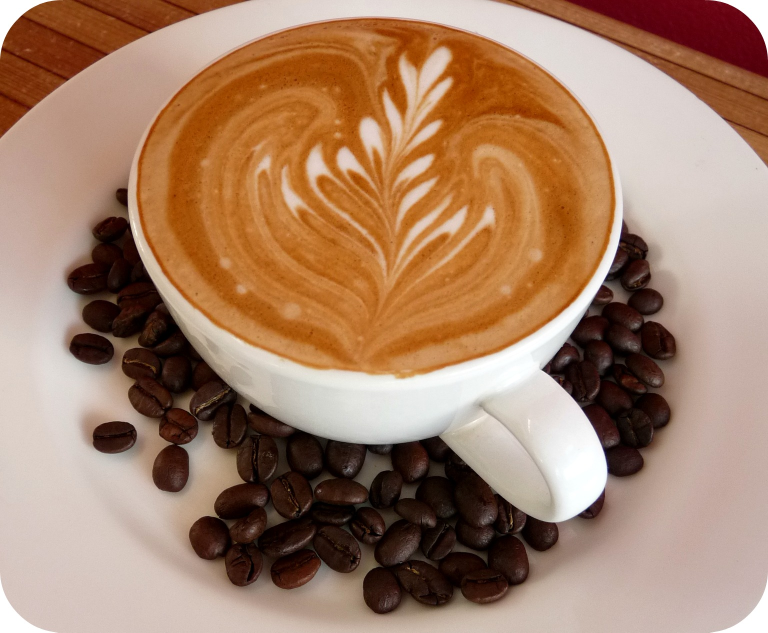
#> input picture trying_notes/visualization/coffee.jpg, 1536 x 1265 px (shown at 1/2 size)
$ jupyter execute --allow-errors BasicMatplotlib_LiveDemo20140616.ipynb   (shell and % lines are left out)   (Python 2 division)
#> lines starting #> are read from the running program, lines starting #| are printed output that depends on the picture
[cell 1]
import matplotlib.pylab as pylab
pylab.rcParams['figure.figsize'] = 16, 12
pylab.ion()

# Basic Matplotlib Skills

## If you are using Ipython Notebook ...

# Import Matplotlib Modules

[cell 2]
import matplotlib.pyplot as plt

## But sometimes, you would see ...

[cell 3]
import matplotlib.pylab as pylab

# Hello Matplotlib!

[cell 4]
import numpy as np

x = np.linspace(0, 5, 10)
y = x ** 2

fig = pylab.figure()
line = pylab.plot(x, y, 'r')
pylab.xlabel('x')
pylab.ylabel('y')
pylab.title('title')
pylab.show()

[cell 5]
pylab.plot(x, y, 'r')

# Looking Insight fig...

[cell 6]
print fig.get_axes()

## Setting New Title ...

[cell 7]
fig.get_axes()[0].set_title('new title')

# Looking Insight line...

[cell 8]
print line

## Get data from line object ...

[cell 9]
line[0].get_xydata()

## Updating New Data ...

[cell 10]
line[0].set_data(x,x**3)
pylab.show()

## Live demo ...

### [(must turn on the interaction mode of matplotlib)](http://stackoverflow.com/questions/9753885/pylab-matplotlib-show-waits-until-window-closes)

[cell 11]
pylab.ion()

###  ... feel free to play with line object ...

# API of fig & axes ...

[cell 12]
fig = plt.figure()

axes1 = fig.add_axes([0.1, 0.1, 0.8, 0.8]) # main axes
axes2 = fig.add_axes([0.2, 0.5, 0.4, 0.3]) # inset axes

# main figure
axes1.plot(x, y, 'r')
axes1.set_xlabel('x')
axes1.set_ylabel('y')
axes1.set_title('title')

# insert
axes2.plot(y, x, 'g')
axes2.set_xlabel('y')
axes2.set_ylabel('x')
axes2.set_title('insert title');

[cell 13]
a1,a2 =  tuple(fig.get_axes())
a1,a2

# Two lines in one plot ....

[cell 14]
fig, ax = plt.subplots()

line1 = ax.plot(x, x**2, label=r"$y = \alpha^2$")
line2 = ax.plot(x, x**3, label=r"$y = \alpha^3$")
ax.set_xlabel(r'$\alpha$', fontsize=18)
ax.set_ylabel(r'$y$', fontsize=18)
ax.set_title('title')
ax.grid(True)
ax.legend(loc=3); # upper left corner

## Get data from line objects ...

[cell 15]
line1[0].get_xydata()

[cell 16]
line2[0].get_xydata()

# Subplot ...

[cell 17]
fig, axes = plt.subplots(3, 4, figsize=(10,4))

axes

[cell 18]
fig, axes = plt.subplots(1, 2, figsize=(10,4))

lines1 = axes[0].plot(x, x**2, x, np.exp(x))
axes[0].set_title("Normal scale")

line2 = axes[1].plot(x, x**2, x, np.exp(x))
axes[1].set_yscale("log")
axes[1].set_title("Logarithmic scale (y)");

# Looking Insight axes & lines ...

[cell 19]
axes

[cell 20]
line1

## Get data from line objects ...

[cell 21]
np.r_[map(lambda xx:xx.get_xydata(),line1)]

[cell 22]
np.r_[map(lambda xx:xx.get_xydata(),line2)]

# Plot with pandas ...

[cell 23]
from pandas.io.data import DataReader
#> (the rest of this cell did not finish here and is left out)

#> (a cell that did not finish here is left out)

# Sublot with pandas (with axes) ...

[cell 25]
import datetime,time
#> (the rest of this cell did not finish here and is left out)

# Layout of Subplot ...

[cell 26]
fig, ax = plt.subplots(2, 3)
fig.tight_layout()

[cell 27]
fig = plt.figure()
ax1 = plt.subplot2grid((3,3), (0,0), colspan=3)
ax2 = plt.subplot2grid((3,3), (1,0), colspan=2)
ax3 = plt.subplot2grid((3,3), (1,2), rowspan=2)
ax4 = plt.subplot2grid((3,3), (2,0))
ax5 = plt.subplot2grid((3,3), (2,1))
fig.tight_layout()

## Using GridSpec ...

[cell 28]
import matplotlib.gridspec as gridspec
fig = plt.figure()

gs = gridspec.GridSpec(2, 3, height_ratios=[2,1], width_ratios=[1,2,1])
for g in gs:
    ax = fig.add_subplot(g)

fig.tight_layout()

## Mixture Gaussian Apllication ...

[cell 29]
import numpy as np
import matplotlib.pyplot as plt
from matplotlib.ticker import NullFormatter

# the random data
x1 = np.random.randn(1000)
y1 = np.random.randn(1000)

x2 = np.random.randn(1000)
y2 = np.random.randn(1000) + 5

x = np.r_[x1,x2]
y = np.r_[y1,y2]

nullfmt   = NullFormatter()         # no labels

# definitions for the axes
left, width = 0.1, 0.65
bottom, height = 0.1, 0.65
bottom_h = left_h = left+width+0.02

rect_scatter = [left, bottom, width, height]
rect_histx = [left, bottom_h, width, 0.2]
rect_histy = [left_h, bottom, 0.2, height]

# start with a rectangular Figure
plt.figure(1, figsize=(8,8))

axScatter = plt.axes(rect_scatter)
axHistx = plt.axes(rect_histx)
axHisty = plt.axes(rect_histy)

# no labels
axHistx.xaxis.set_major_formatter(nullfmt)
axHisty.yaxis.set_major_formatter(nullfmt)

# the scatter plot:
axScatter.scatter(x, y)

# now determine nice limits by hand:
binwidth = 0.25
xymax = np.max( [np.max(np.fabs(x)), np.max(np.fabs(y))] )
lim = ( int(xymax/binwidth) + 1) * binwidth

axScatter.set_xlim( (-lim, lim) )
axScatter.set_ylim( (-lim, lim) )

bins = np.arange(-lim, lim + binwidth, binwidth)
axHistx.hist(x, bins=bins)
axHisty.hist(y, bins=bins, orientation='horizontal')

axHistx.set_xlim( axScatter.get_xlim() )
axHisty.set_ylim( axScatter.get_ylim() )

plt.show()

# 3D plot ...

[cell 30]
alpha = 0.7
phi_ext = 2 * np.pi * 0.5

def flux_qubit_potential(phi_m, phi_p):
    return 2 + alpha - 2 * np.cos(phi_p)*np.cos(phi_m) - alpha * np.cos(phi_ext - 2*phi_p)

## Preparing Data

[cell 31]
phi_m = np.linspace(0, 2*np.pi, 100)
phi_p = np.linspace(0, 2*np.pi, 100)
X,Y = np.meshgrid(phi_p, phi_m)
Z = flux_qubit_potential(X, Y).T

# pcolor ...

[cell 32]
import matplotlib.cm as cm
fig, ax = plt.subplots()

p = ax.pcolor(X/(2*np.pi), Y/(2*np.pi), Z, cmap=cm.RdBu, vmin=np.abs(Z).min(), vmax=np.abs(Z).max())
cb = fig.colorbar(p, ax=ax)
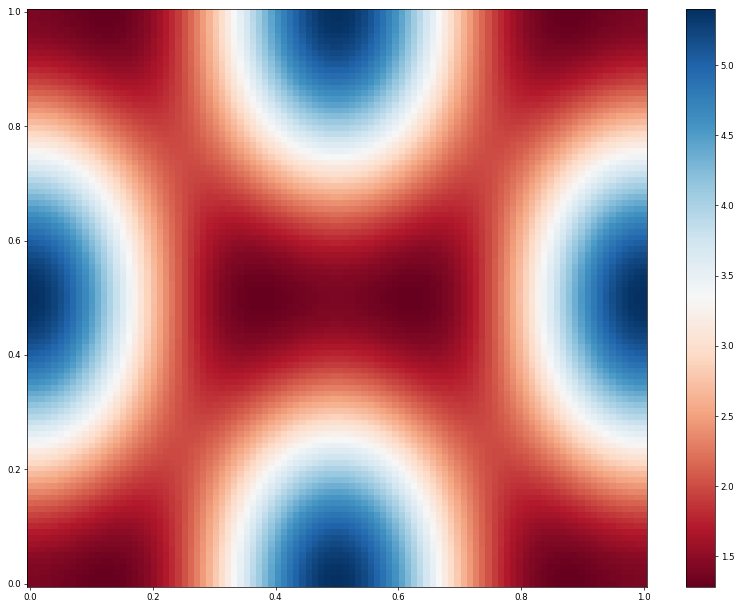
#> figure drawn by matplotlib, 2 panels

# contour ...

[cell 33]
fig, ax = plt.subplots()

cnt = plt.contour(Z, cmap=cm.RdBu, vmin=abs(Z).min(), vmax=abs(Z).max(), extent=[0, 1, 0, 1])
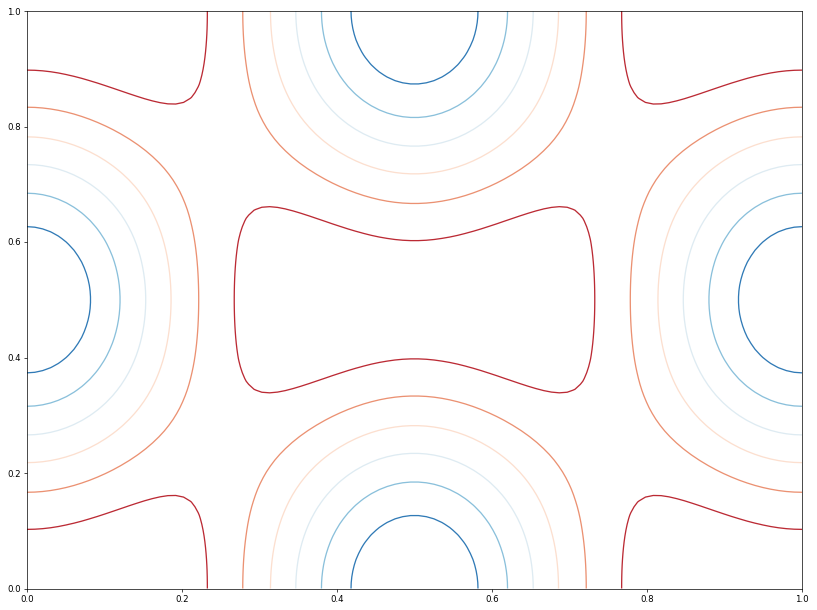
#> figure drawn by matplotlib, 1 panel

## 3D plots

[cell 34]
from mpl_toolkits.mplot3d.axes3d import Axes3D

[cell 35]
fig = plt.figure(figsize=(8,6))

ax = fig.add_subplot(1,1,1, projection='3d')

ax.plot_surface(X, Y, Z, rstride=4, cstride=4, alpha=0.25)
cset = ax.contour(X, Y, Z, zdir='z', offset=-np.pi, cmap=cm.coolwarm)
cset = ax.contour(X, Y, Z, zdir='x', offset=-np.pi, cmap=cm.coolwarm)
cset = ax.contour(X, Y, Z, zdir='y', offset=3*np.pi, cmap=cm.coolwarm)

ax.set_xlim3d(-np.pi, 2*np.pi);
ax.set_ylim3d(0, 3*np.pi);
ax.set_zlim3d(-np.pi, 2*np.pi);
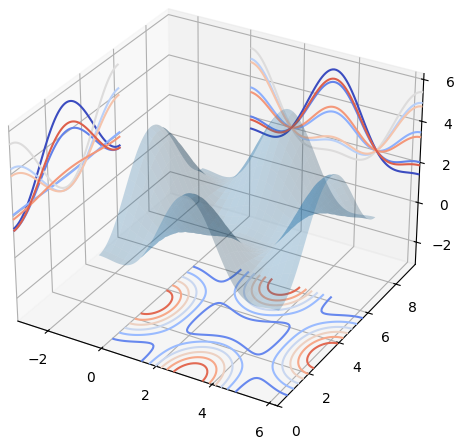
#> figure drawn by matplotlib, 1 panel

## Chang View Angle ...

[cell 36]
fig = plt.figure(figsize=(12,6))

ax = fig.add_subplot(1,2,1, projection='3d')
ax.plot_surface(X, Y, Z, rstride=4, cstride=4, alpha=0.25)
ax.view_init(30, 45)

ax = fig.add_subplot(1,2,2, projection='3d')
ax.plot_surface(X, Y, Z, rstride=4, cstride=4, alpha=0.25)
ax.view_init(70, 30)

fig.tight_layout()
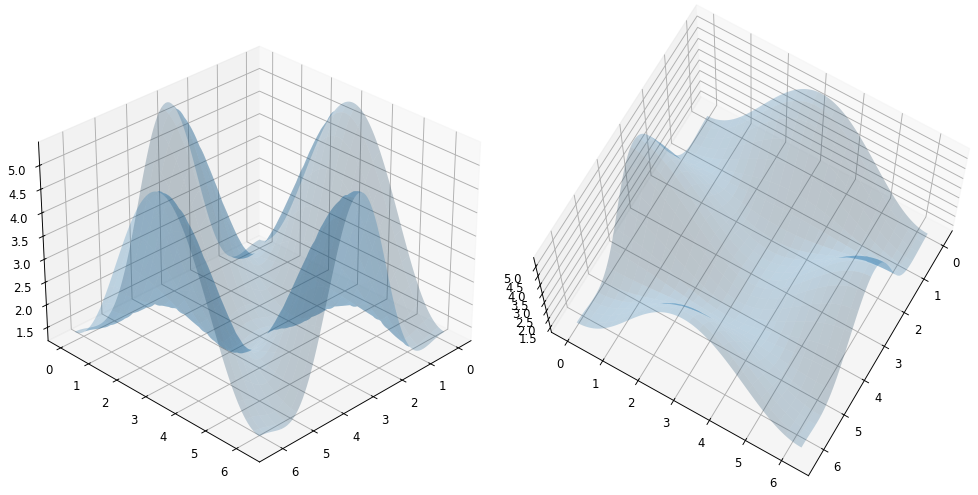
#> figure drawn by matplotlib, 2 panels

# Animations ...

## animation with changing view angle ...

[cell 37]
# [16 lines of commented-out code are left out]

## animation with updating data ...

[cell 38]
# [72 lines of commented-out code are left out]

# Application of pcolor: Spectrogram

# Spectrogram with $width = 1$:

[cell 39]
import numpy as np
import matplotlib.pyplot as plt

L = 10
n = 2048
t2 = np.linspace(0,L,n+1)
t = t2[:-1]
k = (2*np.pi/L)*np.fft.fftfreq(n,1.0/n)
ks = np.fft.ifftshift(k)

S = (3*np.sin(2*t) + 0.5*np.tanh(0,5*(t-3)) + 0.28*np.exp(-(t-4)**2) \
     + 1.5*np.sin(5*t) + 4*np.cos(3*(t-6)**2))/10 + (t/20)**3


fig = pylab.figure()
width = 1
slides = np.arange(0,10,0.1)
spec = np.array([])
spec_n = np.array([])
for i in range(len(slides)):
    f = np.exp(-width*(t-slides[i])**2)
    Sf = np.prod(np.c_[f,S],axis=1)
    Sft = np.fft.fft(Sf)

# [15 lines of commented-out code are left out]

    if i == 0:
        spec = np.r_[spec,np.abs(np.fft.fftshift(Sft))]
        #spec_n = np.r_[spec_n,np.abs(np.fft.fftshift(Sft))/max(np.abs(np.fft.fftshift(Sft)))]
    else:
        spec = np.c_[spec,np.abs(np.fft.fftshift(Sft))]
        # [12 lines of commented-out code are left out]

plt.pcolor(slides,ks,spec, cmap="hot")
plt.ylim(-50, 50)
plt.colorbar()
plt.xlabel("t")
plt.ylabel("omega")
fig.savefig("Spectrogram.png",figsize=(20,15),dpi=200)
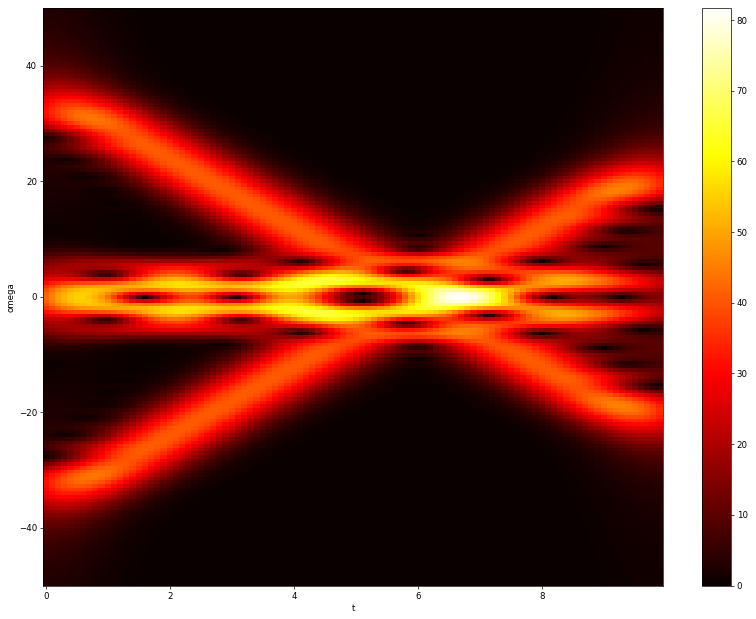
#> figure drawn by matplotlib, 2 panels

# Image Plot ...

[cell 40]
import matplotlib.pylab as pylab
pylab.rcParams['figure.figsize'] = 16, 12

[cell 41]
import numpy as np
from PIL import Image
import matplotlib.cm as cm
im = Image.open("coffee.jpg").convert('L')
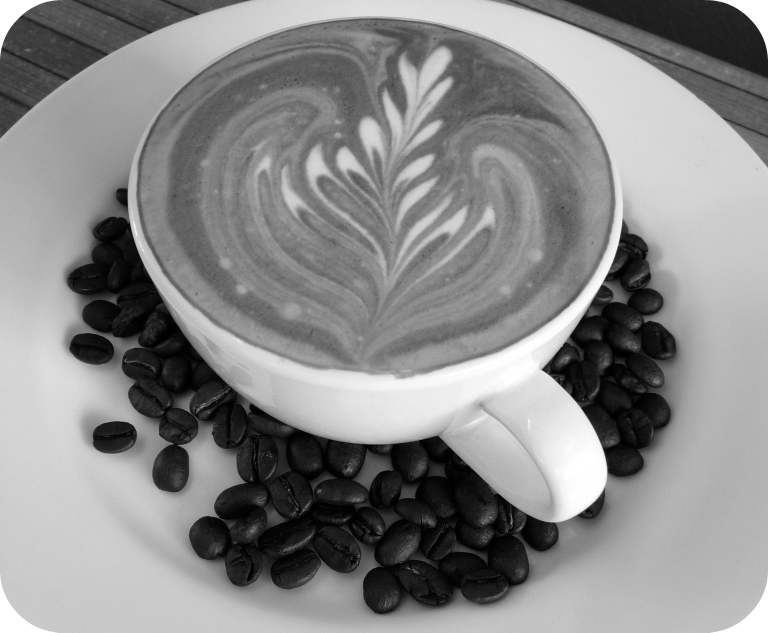
#> im: PIL image 1536x1265 L (shown at 1/2 size); min 0, max 255, mean 137.3
im_array = pylab.array(im)
im_array = im_array[:-1,:]
print im_array.shape
#| (1264, 1536)
im_array_n = im_array + 200*np.random.randn(*im_array.shape)
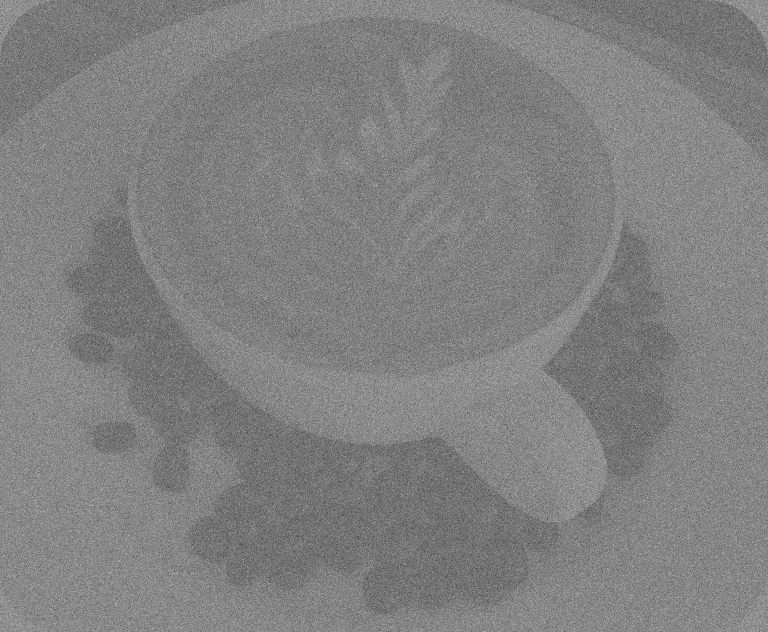
#> im_array_n: shape (1264, 1536) float64 (shown at 1/2 size); min -948.2, max 1195.3, mean 137.4; drawn with min black and max white

pylab.imshow(im_array_n,cmap=cm.gray)

## Denoise with FFT ...

[cell 42]
im_array_t = np.fft.fftshift(np.fft.fft2(im_array))
im_array_n_t = np.fft.fftshift(np.fft.fft2(im_array_n))
kx = np.arange(1,im_array_n_t.shape[1]+1,1)
ky = np.arange(1,im_array_n_t.shape[0]+1,1)
KX,KY = np.meshgrid(kx,ky)
GaussFilter = np.exp(-0.0001*(KX - im_array_n_t.shape[1] / 2)**2 - 0.0001*(KY - im_array_n_t.shape[0] / 2)**2)

im_array_n_t_F = np.multiply(im_array_n_t,GaussFilter)
im_array_n_t_F_ifft = np.fft.ifft2(np.fft.ifftshift(im_array_n_t_F)).real
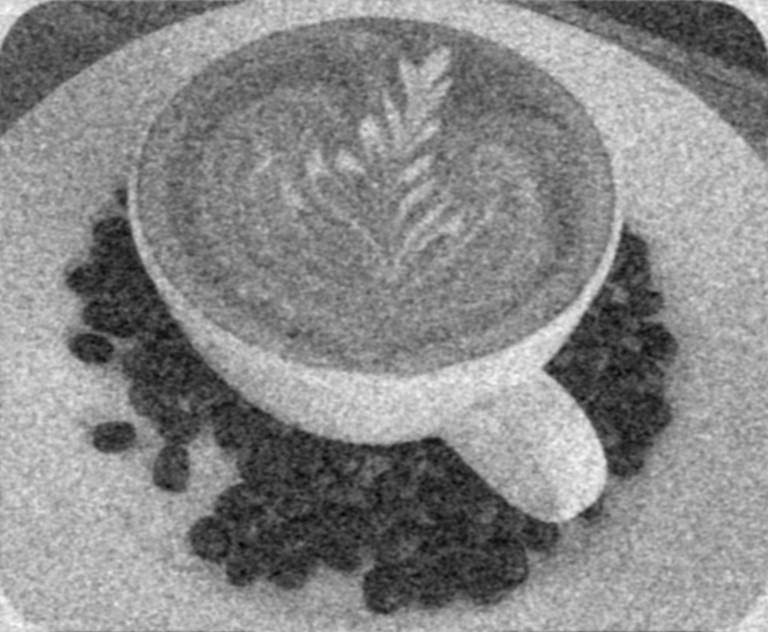
#> im_array_n_t_F_ifft: shape (1264, 1536) float64 (shown at 1/2 size); min -62.98, max 311.7, mean 137.4; drawn with min black and max white
im_array_t_ifft = np.fft.ifft2(np.fft.ifftshift(im_array_t)).real
im_array_n_t_ifft = np.fft.ifft2(np.fft.ifftshift(im_array_n_t)).real

## Comparing ...

[cell 43]
pylab.subplot(1,3,1)
# pylab.imshow(im_array,cmap = "hot")
pylab.imshow(im_array,cmap = cm.gray)
pylab.title('Original Image')


pylab.subplot(1,3,2)
# pylab.imshow(im_array_n,cmap = "hot")
pylab.imshow(im_array_n,cmap = cm.gray)
pylab.title('Noisy Image')

pylab.subplot(1,3,3)
# pylab.imshow(im_array_n_t_F_ifft,cmap = "hot")
pylab.imshow(im_array_n_t_F_ifft,cmap = cm.gray)
pylab.title('Reconstructed Image')

## Overalll ...

[cell 44]
fig = pylab.figure(figsize=(20,15))

pylab.subplot(3,3,1)
# pylab.imshow(im_array,cmap = "hot")
pylab.imshow(im_array,cmap = cm.gray)
pylab.title('Before FFT')

pylab.subplot(3,3,2)
p = pylab.imshow(np.log10(np.abs(im_array_t)),cmap = "hot",  vmin=-3, vmax=10)
# pylab.imshow(np.log10(np.abs(im_array_t)),cmap = cm.gray)
pylab.colorbar(p)
pylab.title('Original Spectrum')


pylab.subplot(3,3,3)
# pylab.imshow(im_array_t_ifft,cmap = "hot")
pylab.imshow(im_array_t_ifft,cmap = cm.gray)
pylab.title('After IFFT')


pylab.subplot(3,3,4)
# pylab.imshow(im_array_n,cmap = "hot")
pylab.imshow(im_array_n,cmap = cm.gray)
pylab.title('Before FFT')


pylab.subplot(3,3,5)
p = pylab.imshow(np.log10(np.abs(im_array_n_t)),cmap = "hot",  vmin=-3, vmax=10)
# pylab.imshow(np.log10(np.abs(im_array_t)),cmap = cm.gray)
pylab.colorbar(p)
pylab.title('Noisy Spectrum')


pylab.subplot(3,3,6)
# pylab.imshow(im_array_n_t_F_ifft,cmap = "hot")
pylab.imshow(im_array_n_t_ifft,cmap = cm.gray)
pylab.title('After Filter + IFFT')


pylab.subplot(3,3,7)
# pylab.imshow(im_array_n,cmap = "hot")
pylab.imshow(im_array_n,cmap = cm.gray)
pylab.title('Before FFT')


pylab.subplot(3,3,8)
p = pylab.imshow(np.log10(np.abs(im_array_n_t_F)),cmap = "hot",  vmin=-3, vmax=10)
# pylab.imshow(np.log10(np.abs(im_array_t)),cmap = cm.gray)
pylab.colorbar(p)
pylab.title('Filtered Spectrum')


pylab.subplot(3,3,9)
# pylab.imshow(im_array_n_t_F_ifft,cmap = "hot")
pylab.imshow(im_array_n_t_F_ifft,cmap = cm.gray)
pylab.title('After IFFT')

fig.savefig("FFT_Demo.png",figsize=(20,15), dpi=200)
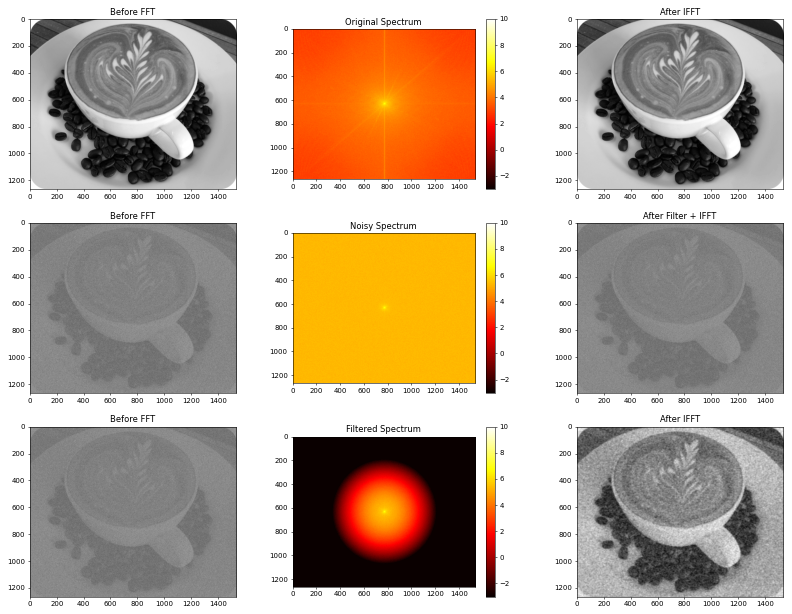
#> figure drawn by matplotlib, 12 panels

$ run again, with trying_notes/visualization/COSCUP_R_Pic4.jpg copied over trying_notes/visualization/coffee.jpg
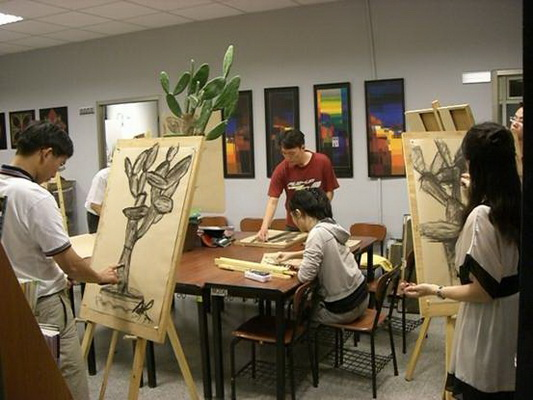
#> input picture trying_notes/visualization/COSCUP_R_Pic4.jpg, 533 x 400 px
#> `im_array = im_array[:-1,:]`:
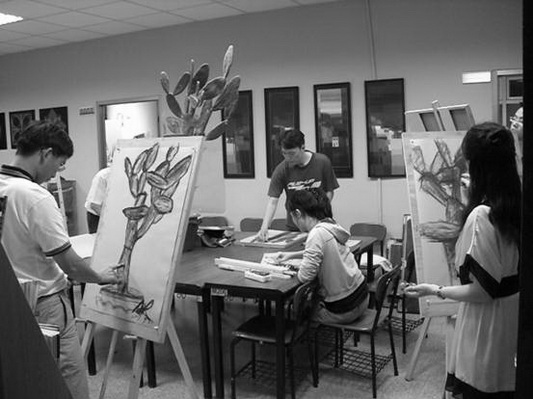
#> im_array: shape (399, 533); min 0, max 255, mean 104.6
#| (399, 533)
#> `im_array_n_t_F_ifft = np.fft.ifft2(np.fft.ifftshift(im_array_n_t_F)).r..`:
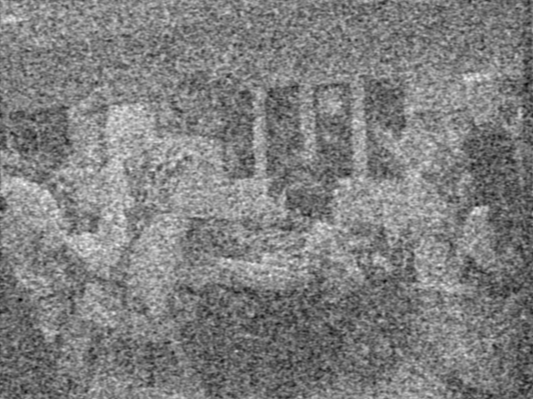
#> im_array_n_t_F_ifft: shape (399, 533) float64; min -223.2, max 433.9, mean 105.3; drawn with min black and max white
